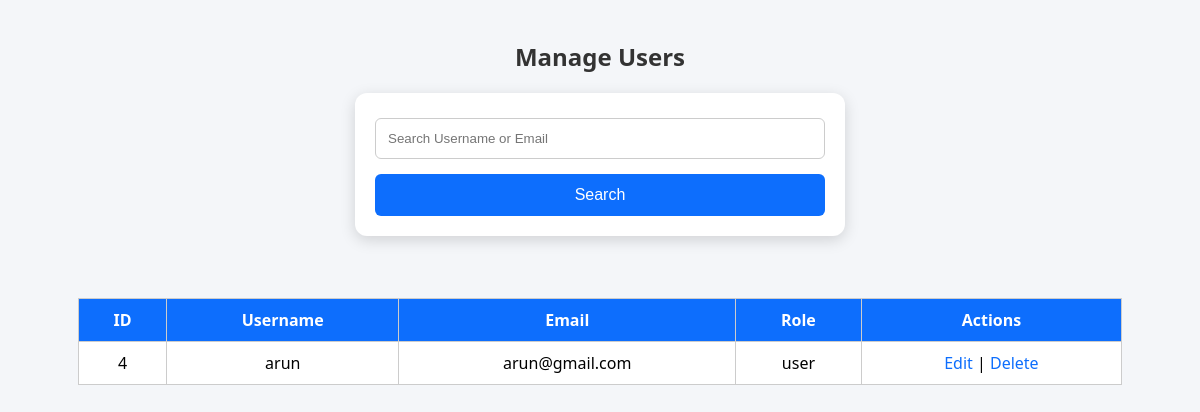
The page /admin/users on the database as committed earlier.
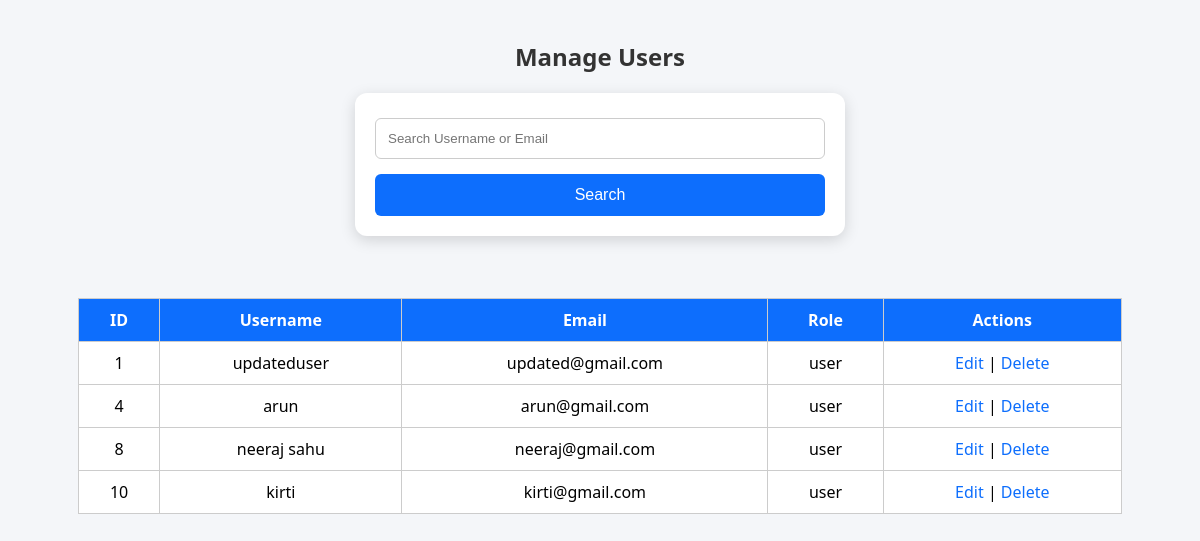
The same page on the database as committed later.
### models.py (models this page shows)
class User(UserMixin,db.Model):
    __tablename__ = "users"
    id = db.Column(db.Integer, primary_key=True)
    username = db.Column(db.String(100), unique=True, nullable=False)
    email = db.Column(db.String(150), unique=True, nullable=False)
    password = db.Column(db.String(255), nullable=False)
    role = db.Column(db.String(20), nullable=False)
    is_active = db.Column(db.Boolean, default=True)
    is_blacklisted = db.Column(db.Boolean, default=False)
    created_at = db.Column(
        db.DateTime,
        default=datetime.utcnow
    )
    bookings = db.relationship(
        "Booking",
        backref="user",
        lazy=True,
        cascade="all, delete-orphan"
    )
    staff_profile = db.relationship(
        "StaffProfile",
        backref="user",
        uselist=False
    )

### app.py (the view)
@app.route("/admin/users")
def manage_users():
    search = request.args.get("search")
    users = User.query.filter_by(role="user")
    if search:
        users = users.filter(
            (User.username.contains(search)) |
            (User.email.contains(search))
        )
    users = users.all()
    return render_template(
        "manage_users.html",
        users=users
    )

### templates/manage_users.html (shortened to what this page needs)
<!DOCTYPE html>
<html>
<head>
    <link rel="stylesheet"
          href="{{ url_for('static', filename='css/style.css') }}">
</head>
<body>
    <h2>Manage Users</h2>
    <form method="GET">
        <input
            type="text"
            name="search"
            placeholder="Search Username or Email">
        <button type="submit">
            Search
        </button>
    </form>
    <br>
    <table>
        <tr>
            <th>ID</th>
            <th>Username</th>
            <th>Email</th>
            <th>Role</th>
            <th>Actions</th>
        </tr>
        {% for user in users %}
        <tr>
            <td>{{ user.id }}</td>
            <td>{{ user.username }}</td>
            <td>{{ user.email }}</td>
            <td>{{ user.role }}</td>
            <td>
                <a href="/edit-user/{{ user.id }}">
                    Edit
                </a>
                |
                <a href="/delete-user/{{ user.id }}">
                    Delete
                </a>
            </td>
        </tr>
        {% endfor %}
    </table>
    <br>
</body>
</html>

Rows that differ between the two databases and show on the page:
now on this page (row edited): User: id "1", username "updateduser", email "updated@gmail.com", role "user"
added User: id "8", username "neeraj sahu", email "neeraj@gmail.com", role "user"
added User: id "10", username "kirti", email "kirti@gmail.com", role "user"
